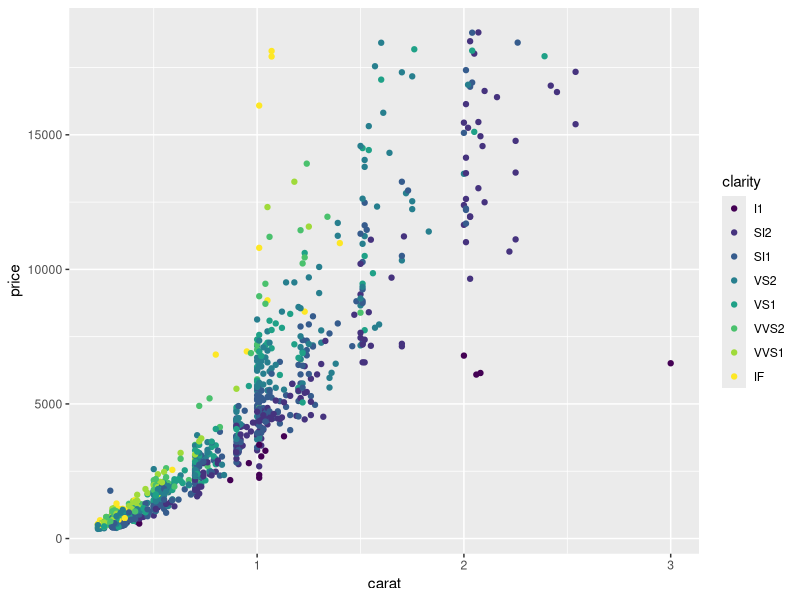

Source code (R): (Note: this script raises an error after producing the figure.)
## ---- chunk 1
library(knitr)

knitr::opts_chunk$set(fig.height=4, fig.width=6)
## ---- chunk 2
library(ggplot2)
dsamp <- diamonds[sample(nrow(diamonds), 1000), ]
(d <- ggplot(dsamp, aes(carat, price)) +
  geom_point(aes(colour = clarity)))
## ---- chunk 3
reposition_legend(d, 'top left')
## ---- chunk 4
d2 <- d + facet_grid(.~cut)
ggplot_gtable(ggplot_build(d2))
## ---- chunk 5
reposition_legend(d2, 'top left', panel = 'panel-3-1')
## ---- chunk 6
reposition_legend(d + facet_wrap(~cut, ncol=3), 'top left', panel='panel-3-2')
## ---- chunk 7
d3 <- d + facet_wrap(~cut, ncol=3) + scale_color_discrete(guide=guide_legend(ncol=3))
reposition_legend(d3, 'center', panel='panel-3-2')
